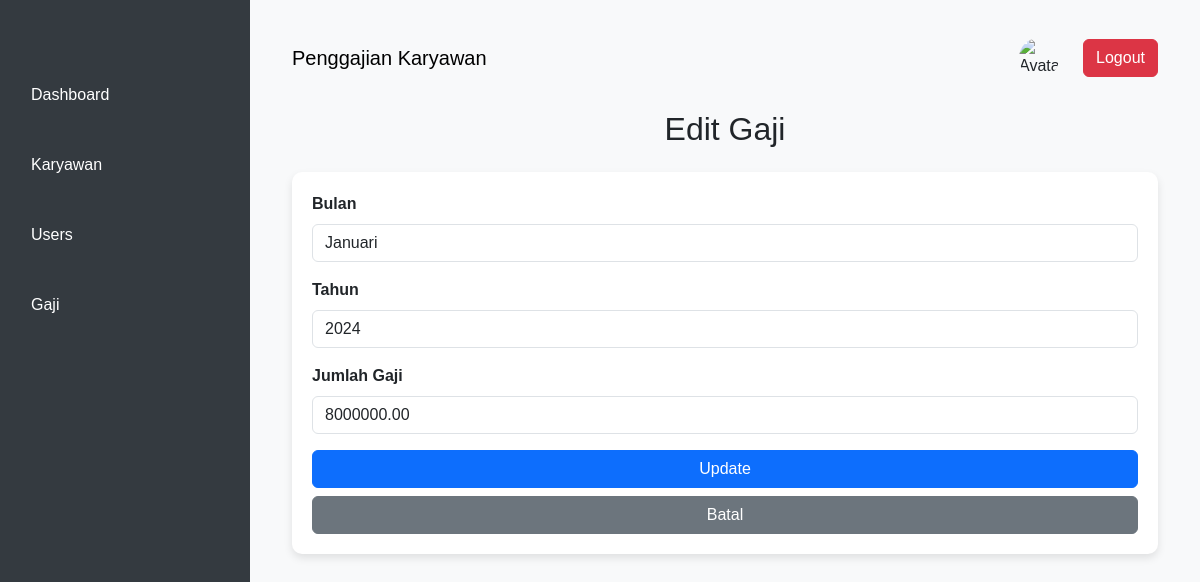
The page /pages/edit_gaji.php?id=1 on the database its author committed.
### tables this page shows
CREATE TABLE gaji (
    id INT AUTO_INCREMENT PRIMARY KEY,
    karyawan_id INT,
    bulan VARCHAR(20),
    tahun INT,
    jumlah DECIMAL(10,2),
    FOREIGN KEY (karyawan_id) REFERENCES karyawan(id) ON DELETE CASCADE
);

### pages/edit_gaji.php (the view, shortened to what this page needs)
<?php
include("../config/conn.php");
if (isset($_GET['id'])) {
    $id = $_GET['id'];
    $query = "SELECT * FROM gaji WHERE id = '$id'";
    $result = mysqli_query($koneksi, $query);
    $gaji = mysqli_fetch_assoc($result);
}
?>
<!DOCTYPE html>
<html lang="id">
<head>
    <link href="https://cdn.jsdelivr.net/npm/bootstrap@5.3.0/dist/css/bootstrap.min.css" rel="stylesheet">
</head>
<body>
    <?php include('../components/sidebar.php'); ?>
    <div class="main-content">
        <?php include('../components/header.php'); ?>
        <div class="container mt-4">
        <h2 class="text-center mb-4"><i class="fas fa-edit"></i> Edit Gaji</h2>
        <div class="form-container">
                <form method="post">
                    <div class="mb-3">
                        <label for="bulan" class="form-label">Bulan</label>
                        <input type="text" class="form-control" id="bulan" name="bulan" value="<?= $gaji['bulan'] ?>"
                            required>
                    </div>
                    <div class="mb-3">
                        <label for="tahun" class="form-label">Tahun</label>
                        <input type="number" class="form-control" id="tahun" name="tahun" value="<?= $gaji['tahun'] ?>"
                            required>
                    </div>
                    <div class="mb-3">
                        <label for="jumlah" class="form-label">Jumlah Gaji</label>
                        <input type="number" class="form-control" id="jumlah" name="jumlah"
                            value="<?= $gaji['jumlah'] ?>" required>
                    </div>
                    <button type="submit" name="update" class="btn btn-primary w-100">Update</button>
                    <a href="gaji.php" class="btn btn-secondary w-100 mt-2">Batal</a>
                </form>
            </div>
        </div>
    </div>
</body>
</html>

### pages/edit_gaji.php (style rules this page uses)
body { background-color: #f8f9fa; font-family: 'Poppins', sans-serif; }
.main-content { margin-left: 250px; padding: 30px; }
.form-container { background: white; padding: 20px; border-radius: 10px; box-shadow: 0 4px 8px rgba(0, 0, 0, 0.1); animation: fadeIn 0.5s ease-in-out; }
.form-label { font-weight: 600; }
.btn-primary { transition: transform 0.2s ease-in-out; }

### components/sidebar.php (style rules this page uses)
.main-content { transition: margin-left 0.3s ease-in-out; margin-left: 250px; }

### rows shown on the page
gaji: bulan "Januari", tahun "2024", jumlah "8000000.00"
